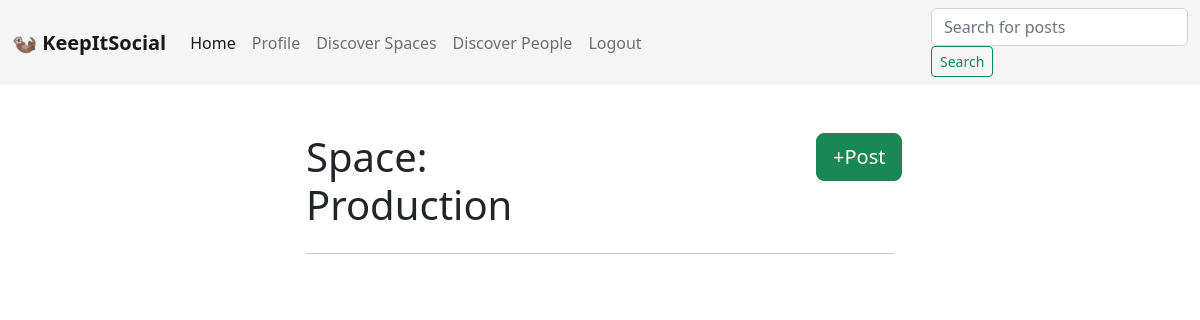
Before: /space/production/ (signed in) with the older database file.
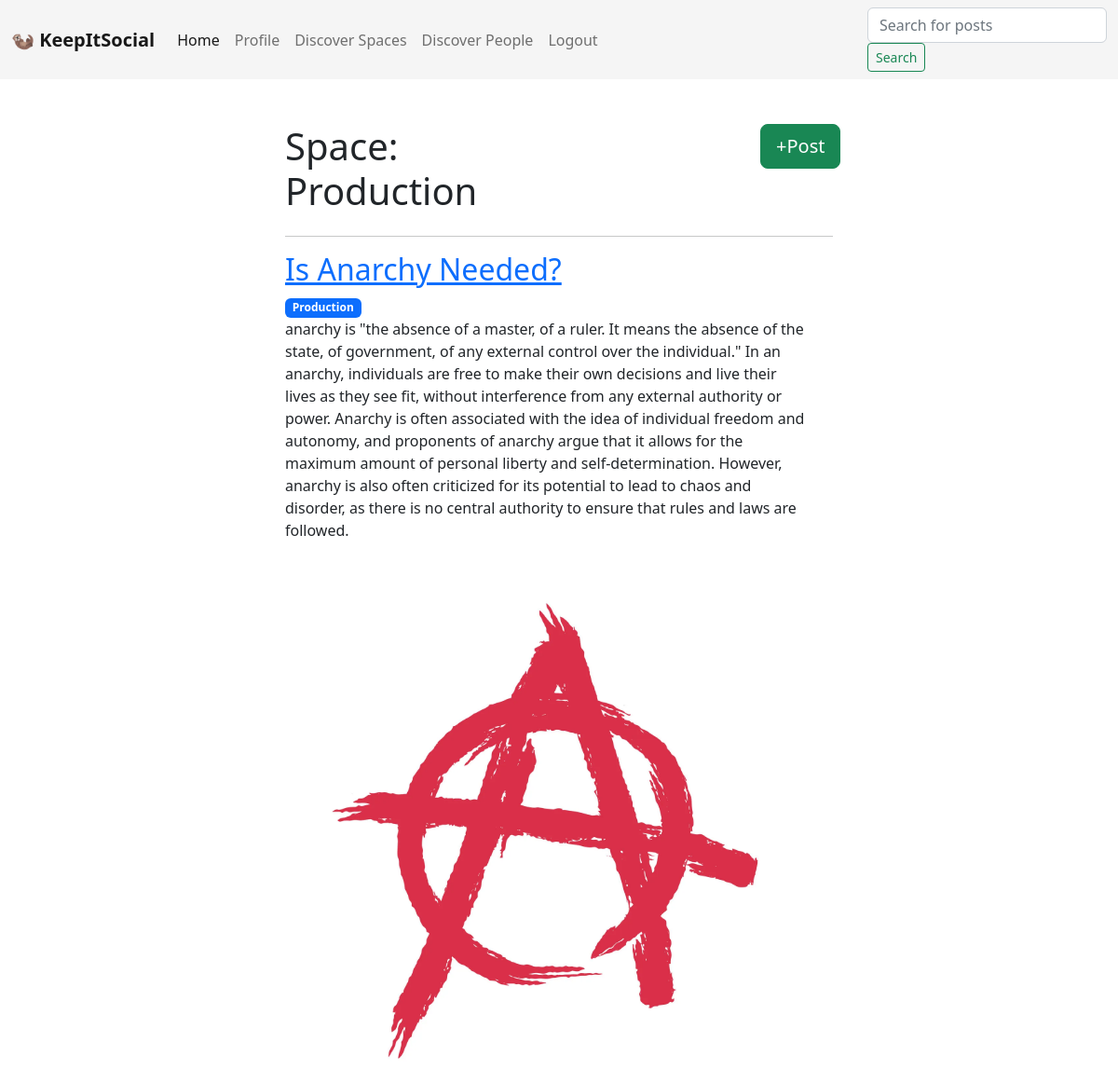
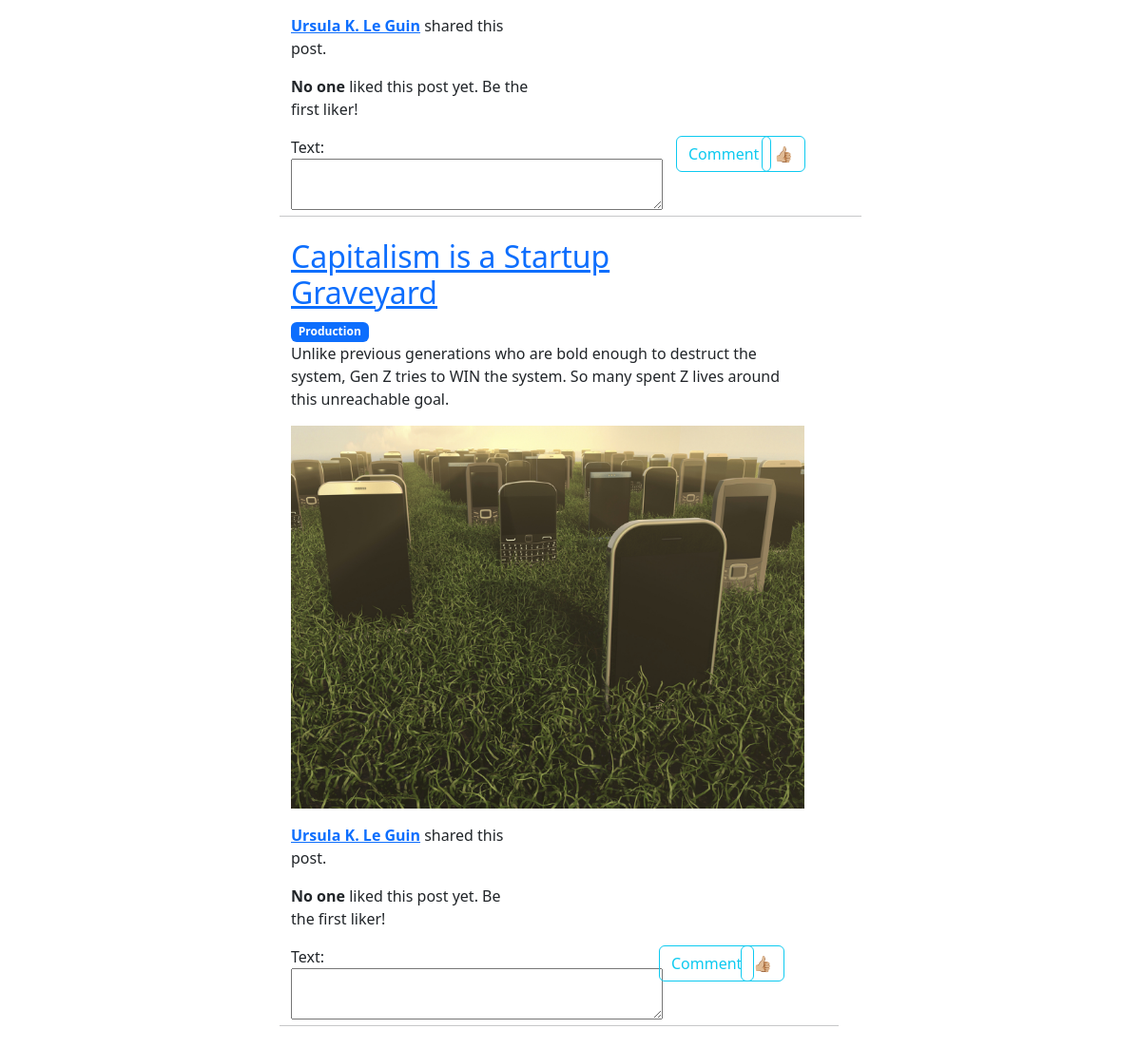
After: the same page with the newer database file (2 pictures, top to bottom).
### application/models.py (models this page shows, shortened)
class Post(models.Model):
    title = models.CharField(max_length=50)
    image = models.ImageField(upload_to="uploads/", null=True, blank=True)
    content = models.TextField()
    link = models.CharField(max_length=500, null=True)
    author = models.ForeignKey(UserProfile, on_delete=models.CASCADE, null=True)
    slug = models.SlugField(default="", null=False, blank=True, db_index=True)
    likers = models.ManyToManyField("UserProfile", related_name='liked_posts', blank=True)
    bookmarkers = models.ManyToManyField("UserProfile", related_name='bookmarked_posts', blank=True)
    space = models.ForeignKey("Space", related_name='posts', blank=True, on_delete=models.CASCADE, null=True)
    created_at = models.DateTimeField(auto_now_add=True, blank=True, null=True)

class Space(models.Model):
    admin = models.ForeignKey(UserProfile, on_delete=models.CASCADE, null=True)
    members = models.ManyToManyField("UserProfile", related_name='spaces', blank=True)
    title = models.CharField(max_length=50)
    slug = models.SlugField(default="")

class UserProfile(models.Model):
    id = models.AutoField(primary_key=True)
    user = models.OneToOneField(User, on_delete=models.CASCADE, related_name='profile')
    profile_picture = models.ImageField(upload_to='profiles/', blank=True, null=True)
    bio = models.TextField(blank=True)
    followers = models.ManyToManyField("UserProfile", related_name='following', blank=True)
    def __str__(self):
        return f"{self.user.first_name}  {self.user.last_name}"

### application/views.py (the view)
# urls.py: path('space/<str:slug>/', views.space_posts, name='space_posts'),
@login_required
def space_posts(request, slug):
    space = get_object_or_404(Space, slug=slug)
    posts = space.posts.all()
    comment_form = CommentForm()
    return render(request, 'application/space_page.html', {'posts': posts, 'comment_form': comment_form, "title": f"Space: {space.title}"})

### application/forms.py
class CommentForm(ModelForm):
    class Meta:
        model = Comment
        fields = ['text']
        widgets = {
          'text': forms.Textarea(attrs={'rows':2}),
        }

### application/templates/application/space_page.html (shortened to what this page needs)
{% extends "application/base.html" %}
{% block body_content %}
    {% include "application/include/header.html" %}
    <div class="row">
        <div class="col-3">
        </div>
        <div class="col-6">
            <br>
            <br>
            <div class="row">
                <div class="col-6">
                    <h1>{{ title }}</h1>
                </div>
                <div class="col-4">
                </div>
                <div class="col-2">
                    {% if user.is_authenticated %}
                        <a href="/create-post"><button class="btn btn-lg btn-success create-post" type="submit">+Post</button></a>
                    {% endif %}
                </div>
            </div>
            <hr>
            {% for post in posts %}
                <div class="row">
                <div class="row">
                    <div class="col-9">
                        <a href="{{ post.link }}"><h2>{{ post.title }}</h2></a>
                    </div>
                    <div class="col-2">
                    </div>
                    <div class="col-1 float-right text-right">
                    </div>
                    <div class="row">
                        <div class="col-1">
                            {% if post.space %}
                                <span class="badge text-bg-primary">{{ post.space.title }}</span>
                            {% endif %}
                        </div>
                    </div>
                    <p>{{ post.content }}</p>
                    {% if post.image %}
                        <a href="{{ post.link }}"><img src="{{ post.image.url }}" style="width:100%"></a>
                    {%  endif %}
                    <p><a href="{{ post.link }}"></a>
                    <div class="row">
                        <div class="col-6">
                            <p><strong><a href="/user/{{ post.author.id }}">{{ post.author }}</a></strong> shared this post.</p>
                            {% if post.likers.all.count == 0 %}
                                <p><strong> No one</strong> liked this post yet. Be the first liker!</p>
                            {% elif post.likers.all.count == 1 %}
                                <p><strong> 1</strong> person liked this post!</p>
                            {% else %}
                                <p><strong> {{ post.likers.all.count }}</strong> people liked this post!</p>
                            {% endif %}
                        </div>
                        <div class="col-3">
                        </div>
                        <div class="col-2">
                        </div>
                        <div class="row">
                            <div class="col-9">
                                <form action="{% url 'submit_comment' post.pk %}" method="post">
                                    {{ comment_form }}
                            </div>
                            <div class="col-2">
                                <button type="submit" class="btn btn-outline-info btn-block text-right">Comment</button>
                            </div>
                            <div class="col-1 float-right text-right">
                                <form action="{% url 'like_post' post.pk %}" method="post">
                                    {% if  request.user.profile in post.likers.all %}
                                        <button type="submit" class="btn btn-info btn-block float-right"> 👍🏼 </button>
                                    {% else %}
                                        <button type="submit" class="btn btn-outline-info btn-block float-right"> 👍🏼 </button>
                                    {% endif %}
                                </form>
                            </div>
                        </div>
                    </div>
                </div>
                <br>
                <br>
                <hr>
                <br>
            {% endfor %}
            </div>
        </div>
    </div>
    </div>
{% endblock %}

### application/templates/application/base.html (shortened to what this page needs)
{% load static %}
<!DOCTYPE html>
<html lang="en">
<head>
    <link href="https://cdn.jsdelivr.net/npm/bootstrap@5.2.3/dist/css/bootstrap.min.css" rel="stylesheet">
</head>
<body>
{% block body_content %}{% endblock %}
</body>
</html>

### application/templates/application/include/header.html (shortened to what this page needs)
{% if user.is_authenticated %}
    <nav class="navbar navbar-expand-lg" style="background-color: whitesmoke;">
        <div class="container-fluid">
            <a class="navbar-brand" href="/"><strong>🦦 KeepItSocial</strong></a>
            <div class="collapse navbar-collapse" id="navbarNavAltMarkup">
                <div class="navbar-nav">
                    <a class="nav-link active" aria-current="page" href="/home">Home</a>
                    <a class="nav-link" href="/user/{{ user.id}}">Profile</a>
                    <a class="nav-link" href="/spaces/">Discover Spaces</a>
                    <a class="nav-link" href="/people/">Discover People</a>
                    <a class="nav-link" href="/logout/">Logout</a>
                </div>
            </div>
            <div class="row">
            <form class="form-inline" action="{% url 'search_keywords' %}" method="get">
                <input class="form-control mr-sm-2" type="search" name="q" placeholder="Search for posts" aria-label="Search">
                <button class="btn btn-sm btn-outline-success my-2 my-sm-0"  type="submit">Search</button>
            </form>
            </div>
        </div>
    </nav>
{% endif %}

Changed rows visible on the page:
added Post: title "Is Anarchy Needed?", space "Production", content "anarchy is \"the absence of a master, of a ruler. It means the absence of the state, of government, of any external control over the individual.\" In an anarchy, individuals are free to make their own decisions and live their lives as they see fit, without interference from any external authority or power. Anarchy is often associated with the idea of individual freedom and autonomy, and proponents of anarchy argue that it allows for the maximum amount of personal liberty and self-determination. However, anarchy is also often criticized for its potential to lead to chaos and disorder, as there is no central authority to ensure that rules and laws are followed.", image (picture), author "Ursula K. Le Guin", shows "No one"
added Post: title "Capitalism is a Startup Graveyard", space "Production", content "Unlike previous generations who are bold enough to destruct the system, Gen Z tries to WIN the system. So many spent Z lives around this unreachable goal.", image (picture), author "Ursula K. Le Guin", shows "No one"
